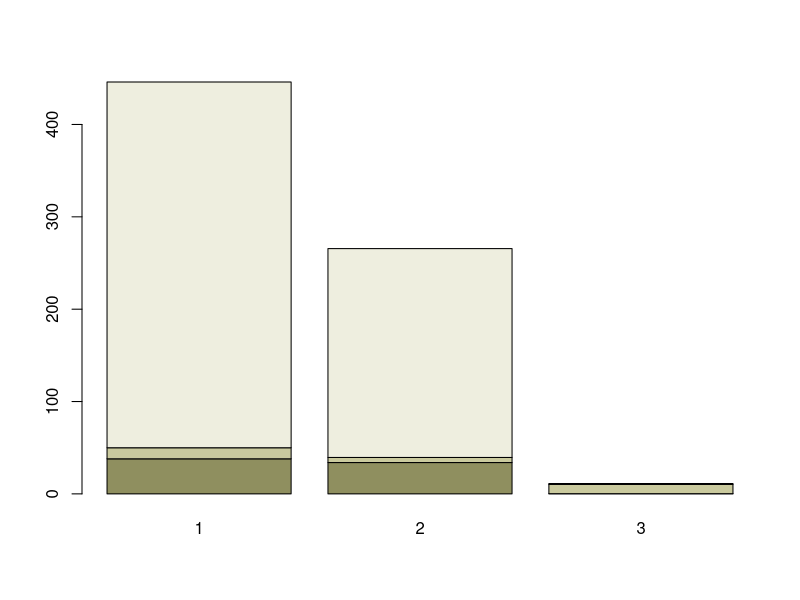
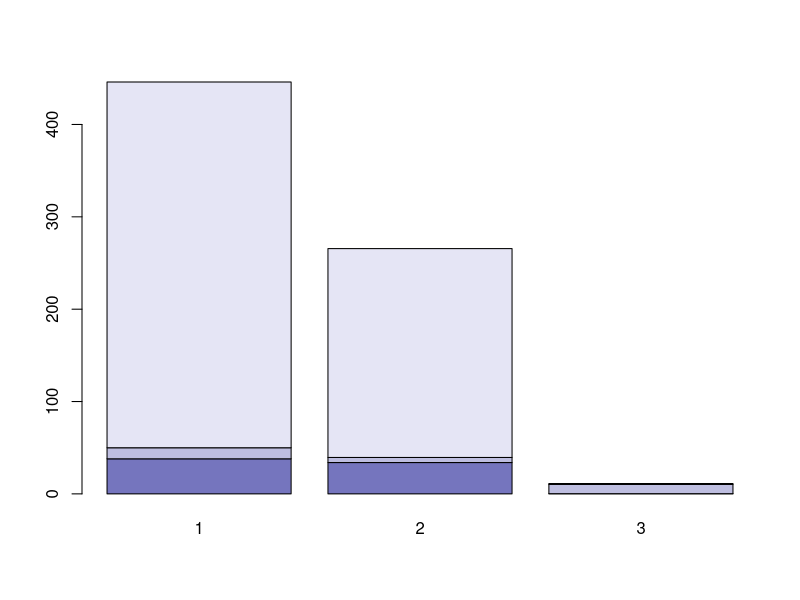
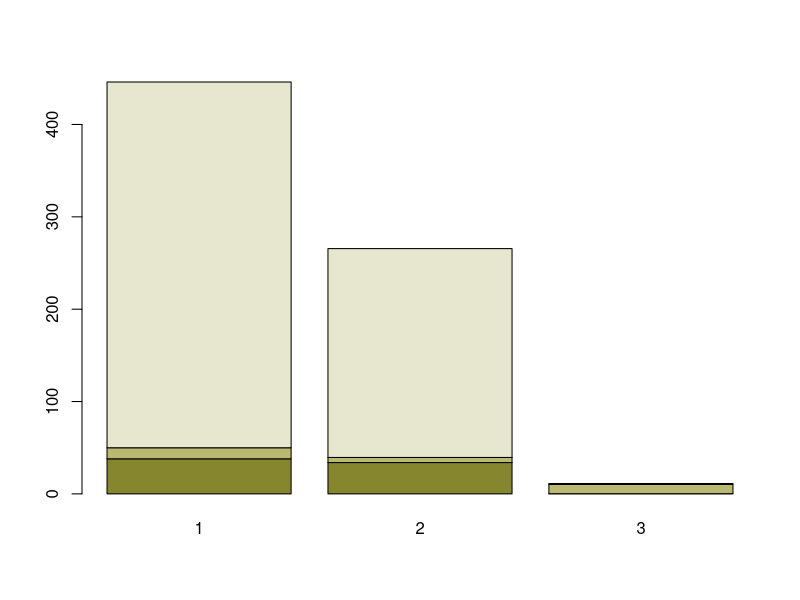
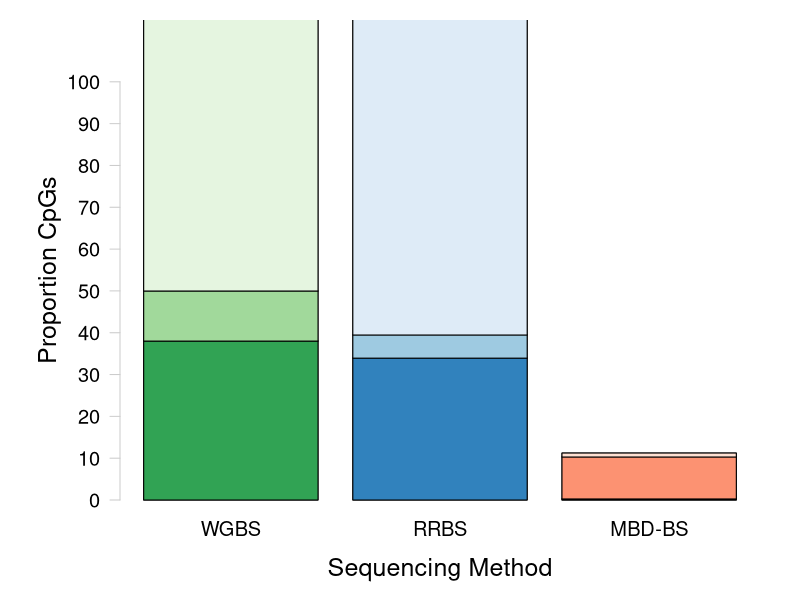
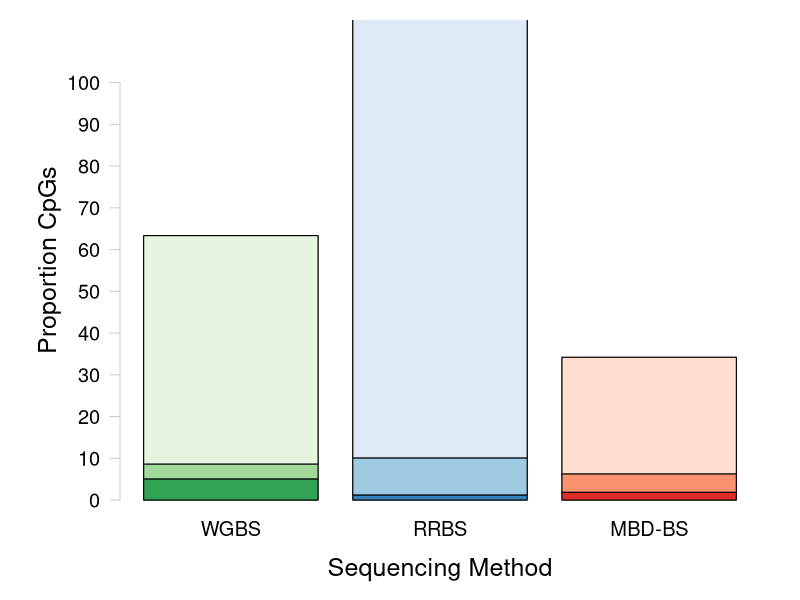

Reproduce these figures in R, in order. (Note: this script raises an error after producing the figures.)
## ---- chunk 1
knitr::opts_chunk$set(echo = TRUE)
## ---- chunk 2
#install.packages("RColorBrewer")
require(RColorBrewer) #Load RColorBrewer

#install.packages("dichromat")
require(dichromat)
## ---- chunk 3
sessionInfo()
## ---- chunk 4
McapAll <- read.table("../analyses/Characterizing-CpG-Methylation-5x-Union/Mcap/Mcap_union_5x-averages-counts.txt", header = FALSE, col.names = c("totalLines", "filename")) #Import file using space as a delimiter. Columns are the number of lines and the filename
McapAll <- McapAll[-4,] #Remove last row (total lines for all files)
tail(McapAll) #Confirm import
## ---- chunk 5
McapMeth <- read.table("../analyses/Characterizing-CpG-Methylation-5x-Union/Mcap/Mcap_union_5x-Meth-counts.txt", header = FALSE, col.names = c("Meth", "filename")) #Import file using space as a delimiter. Columns are the number of lines and the filename
McapMeth <- McapMeth[-4,] #Remove last row (total lines for all files)
tail(McapMeth) #Confirm import
## ---- chunk 6
McapSparseMeth <- read.table("../analyses/Characterizing-CpG-Methylation-5x-Union/Mcap/Mcap_union_5x-sparseMeth-counts.txt", header = FALSE, col.names = c("sparseMeth", "filename")) #Import file using space as a delimiter. Columns are the number of lines and the filename
McapSparseMeth <- McapSparseMeth[-4,] #Remove last row (total lines for all files)
tail(McapSparseMeth) #Confirm import
## ---- chunk 7
McapUnMeth <- read.table("../analyses/Characterizing-CpG-Methylation-5x-Union/Mcap/Mcap_union_5x-unMeth-counts.txt", header = FALSE, col.names = c("unMeth", "filename")) #Import file using space as a delimiter. Columns are the number of lines and the filename
McapUnMeth <- McapUnMeth[-4,] #Remove last row (total lines for all files)
tail(McapUnMeth) #Confirm import
## ---- chunk 8
McapCpGType <- cbind(McapAll, McapMeth, McapSparseMeth, McapUnMeth) #Mash tables together by column
McapCpGType <- McapCpGType[,-c(2,4,6,8)] #Remove filename columns
tail(McapCpGType) #Confirm table mashing
## ---- chunk 9
McapCpGType$percentMeth <- (McapCpGType$Meth / McapCpGType$totalLines) * 100 #Calculate percent methylated loci
McapCpGType$percentSparseMeth <- (McapCpGType$sparseMeth / McapCpGType$totalLines) * 100 #Calculate percent sparsely methylated loci
McapCpGType$percentUnMeth <- (McapCpGType$unMeth / McapCpGType$totalLines) * 100 #Calculate percent unmethylated loci
McapCpGType <- McapCpGType[,c(1, 2, 5, 3, 6, 4, 7)] #Reorganize columns
tail(McapCpGType) #Confirm calculations
## ---- chunk 10
write.table(McapCpGType, "../analyses/Characterizing-CpG-Methylation-5x-Union/Mcap/Mcap_union-CpG-Type.txt", sep = "\t", quote = FALSE, row.names = TRUE) #Save summary table
## ---- chunk 11
McapCpGTypePercents <- McapCpGType[,c(3,5,7)] #Keep only percent information
head(McapCpGTypePercents) #Confirm changes
## ---- chunk 12
McapCpGTypeWGRR <- chisq.test(data.frame(t(McapCpGType[c(1, 2),]))) #WGBS vs. RRBS
McapCpGTypeWGRR #The distribution of CpGs is not sginificantly different between WGBS and RRBS
## ---- chunk 13
McapCpGTypeWGMB <- chisq.test(data.frame(t(McapCpGType[c(1, 3),]))) #WGBS vs. MBD-BSSeq
McapCpGTypeWGMB #The distribution of CpGs is sginificantly different between WGBS and MBD-BSSeq
## ---- chunk 14
McapCpGTypeRRMB <- chisq.test(data.frame(t(McapCpGType[c(2, 3),]))) #RRBS vs. MBD-BSSeq
McapCpGTypeRRMB #The distribution of CpGs is not significantly different between RRBS vs. MBD-BSSeq
## ---- chunk 15
plotColors <- c(rev(RColorBrewer::brewer.pal(3, "Greens")), 
                rev(RColorBrewer::brewer.pal(3, "Blues")), 
                rev(RColorBrewer::brewer.pal(3, "Reds"))) #Create vector of WGBS, RRBS, and MBD colors
barplot(t(McapCpGTypePercents), col = dichromat(c(rev(RColorBrewer::brewer.pal(3, "Greens"))))) #Check greens
barplot(t(McapCpGTypePercents), col = dichromat(c(rev(RColorBrewer::brewer.pal(3, "Blues"))))) #Check blues
barplot(t(McapCpGTypePercents), col = dichromat(c(rev(RColorBrewer::brewer.pal(3, "Reds"))))) #Check reds
## ---- chunk 16
#pdf("../Output/Mcap_union-CpG-Type.pdf", height = 8.5, width = 11)
par(mar = c(3,5,1,1), oma = c(2, 1, 1, 1)) #Change figure boundaries

barplot(t(McapCpGTypePercents), 
        col= "white", 
        axes = FALSE, 
        names.arg = c("WGBS", "RRBS", "MBD-BS"), cex.names = 1.2,
        ylim = c(0, 110)) #Create base plot. Everything should be white. Do not plot axes. Include sequencing type as labels and set size. Set y-axis specs. 

for (i in 1:ncol(t(McapCpGTypePercents))){
    xx <- t(McapCpGTypePercents)
    xx[,-i] <- NA
    colnames(xx)[-i] <- NA
    barplot(xx, col = c(plotColors[(3*i)-2], plotColors[(3*i)-1], plotColors[(3*i)]), add = TRUE, axes = FALSE, names.arg = c("", "", "")) 
} #Make each bar in the stacked barplot a different color gradient. Create a new dataframe with data for the plot and ignore all additional columns and column names. Plot the single bar with the correct color from plotColors. Do not add axes and add blank names for each column.

axis(side = 2, at = seq(0, 100, by = 10), las = 2, col = "grey80", cex.axis = 1.2) #Add y-axis
mtext(side = 2, "Proportion CpGs", line = 3, cex = 1.5) #Add y-axis label
mtext(side = 1, "Sequencing Method", line = 3, cex = 1.5) #Add x-axis label

#segments(x0 = 1, y0 = 106, x1 = 3, y1 = 106, lwd = 1.5) #Add line connecting WGBS and MBD-BSSeq
#segments(x0 = 1, y0 = 106, x1 = 1, y1 = 103, lwd = 1.5) #Add left segment from connecting line to WGBS
#segments(x0 = 3, y0 = 106, x1 = 3, y1 = 103, lwd = 1.5) #Add right segment from connecting line to MBD
#text("p = 0.019", x = 2, y = 108, cex = 1.2) #Add p-value

#dev.off() #Turn off plotting device
## ---- chunk 17
PactAll <- read.table("../analyses/Characterizing-CpG-Methylation-5x-Union/Pact/Pact_union_5x-averages-counts.txt", header = FALSE, col.names = c("totalLines", "filename")) #Import file using space as a delimiter. Columns are the number of lines and the filename
PactAll <- PactAll[-4,] #Remove last row (total lines for all files)
tail(PactAll) #Confirm import
## ---- chunk 18
PactMeth <- read.table("../analyses/Characterizing-CpG-Methylation-5x-Union/Pact/Pact_union_5x-Meth-counts.txt", header = FALSE, col.names = c("Meth", "filename")) #Import file using space as a delimiter. Columns are the number of lines and the filename
PactMeth <- PactMeth[-4,] #Remove last row (total lines for all files)
tail(PactMeth) #Confirm import
## ---- chunk 19
PactSparseMeth <- read.table("../analyses/Characterizing-CpG-Methylation-5x-Union/Pact/Pact_union_5x-sparseMeth-counts.txt", header = FALSE, col.names = c("sparseMeth", "filename")) #Import file using space as a delimiter. Columns are the number of lines and the filename
PactSparseMeth <- PactSparseMeth[-4,] #Remove last row (total lines for all files)
tail(PactSparseMeth) #Confirm import
## ---- chunk 20
PactUnMeth <- read.table("../analyses/Characterizing-CpG-Methylation-5x-Union/Pact/Pact_union_5x-unMeth-counts.txt", header = FALSE, col.names = c("unMeth", "filename")) #Import file using space as a delimiter. Columns are the number of lines and the filename
PactUnMeth <- PactUnMeth[-4,] #Remove last row (total lines for all files)
tail(PactUnMeth) #Confirm import
## ---- chunk 21
PactCpGType <- cbind(PactAll, PactMeth, PactSparseMeth, PactUnMeth) #Mash tables together by column
PactCpGType <- PactCpGType[,-c(2,4,6,8)] #Remove filename columns
tail(PactCpGType) #Confirm table mashing
## ---- chunk 22
PactCpGType$percentMeth <- (PactCpGType$Meth / PactCpGType$totalLines) * 100 #Calculate percent methylated loci
PactCpGType$percentSparseMeth <- (PactCpGType$sparseMeth / PactCpGType$totalLines) * 100 #Calculate percent sparsely methylated loci
PactCpGType$percentUnMeth <- (PactCpGType$unMeth / PactCpGType$totalLines) * 100 #Calculate percent unmethylated loci
PactCpGType <- PactCpGType[,c(1, 2, 5, 3, 6, 4, 7)] #Reorganize columns
tail(PactCpGType) #Confirm calculations
## ---- chunk 23
write.table(PactCpGType, "../analyses/Characterizing-CpG-Methylation-5x-Union/Pact/Pact_union_5x-CpG-Type.txt", sep = "\t", quote = FALSE, row.names = TRUE) #Save summary table
## ---- chunk 24
PactCpGTypePercents <- PactCpGType[,c(3,5,7)] #Keep only percent information
head(PactCpGTypePercents) #Confirm changes
## ---- chunk 25
PactCpGTypeWGRR <- chisq.test(data.frame(t(PactCpGType[c(1, 2),]))) #WGBS vs. RRBS
PactCpGTypeWGRR #The distribution of CpGs is not sginificantly different between WGBS and RRBS
## ---- chunk 26
PactCpGTypeWGMB <- chisq.test(data.frame(t(PactCpGType[c(1, 3),]))) #WGBS vs. MBD-BSSeq
PactCpGTypeWGMB #The distribution of CpGs is sginificantly different between WGBS and MBD-BSSeq
## ---- chunk 27
PactCpGTypeRRMB <- chisq.test(data.frame(t(PactCpGType[c(2, 3),]))) #RRBS vs. MBD-BSSeq
PactCpGTypeRRMB #The distribution of CpGs is sginificantly different between RRBS vs. MBD-BSSeq
## ---- chunk 28
#pdf("../Output/Pact-CpG-Type.pdf", height = 8.5, width = 11)
par(mar = c(3,5,0,1), oma = c(2, 1, 1, 1)) #Change figure boundaries

barplot(t(PactCpGTypePercents), 
        col= "white", 
        axes = FALSE, 
        names.arg = c("WGBS", "RRBS", "MBD-BS"), cex.names = 1.2,
        ylim = c(0, 115)) #Create base plot. Everything should be white. Do not plot axes. Include sequencing type as labels and set size. Set y-axis specs. 

for (i in 1:ncol(t(PactCpGTypePercents))){
    xx <- t(PactCpGTypePercents)
    xx[,-i] <- NA
    colnames(xx)[-i] <- NA
    barplot(xx, col = c(plotColors[(3*i)-2], plotColors[(3*i)-1], plotColors[(3*i)]), add = TRUE, axes = FALSE, names.arg = c("", "", "")) 
} #Make each bar in the stacked barplot a different color gradient. Create a new dataframe with data for the plot and ignore all additional columns and column names. Plot the single bar with the correct color from plotColors. Do not add axes and add blank names for each column.

axis(side = 2, at = seq(0, 100, by = 10), las = 2, col = "grey80", cex.axis = 1.2) #Add y-axis
mtext(side = 2, "Proportion CpGs", line = 3, cex = 1.5) #Add y-axis label
mtext(side = 1, "Sequencing Method", line = 3, cex = 1.5) #Add x-axis label

#egments(x0 = 2, y0 = 106, x1 = 3, y1 = 106, lwd = 1.5) #Add line connecting RRBS and MBD-BSSeq
#segments(x0 = 2, y0 = 106, x1 = 2, y1 = 103, lwd = 1.5) #Add left segment from connecting line to RRBS
#segments(x0 = 3, y0 = 106, x1 = 3, y1 = 103, lwd = 1.5) #Add right segment from connecting line to MBD-BSSeq
#text("p = 0.016", x = 2.5, y = 108, cex = 1.2) #Add p-value

#segments(x0 = 1, y0 = 111, x1 = 3, y1 = 111, lwd = 1.5) #Add line connecting WGBS and MBD-BSSeq
#segments(x0 = 1, y0 = 111, x1 = 1, y1 = 108, lwd = 1.5) #Add left segment from connecting line to WGBS
#segments(x0 = 3, y0 = 111, x1 = 3, y1 = 108, lwd = 1.5) #Add right segment from connecting line to MBD-BSSeq
#text("p = 0.006", x = 2, y = 113, cex = 1.2) #Add p-value

#dev.off() #Turn off plotting device
## ---- chunk 29
WGBSCpGType <- chisq.test(cbind(t(McapCpGType)[,1], t(PactCpGType)[,1]))
WGBSCpGType #The distribution of CpGs for WGBS is not significantly different between species
## ---- chunk 30
RRBSCpGType <- chisq.test(cbind(t(McapCpGType)[,2], t(PactCpGType)[,2]))
RRBSCpGType #The distribution of CpGs for RRBS is significantly different between species
## ---- chunk 31
MBDCpGType <- chisq.test(cbind(t(McapCpGType)[,3], t(PactCpGType)[,3]))
MBDCpGType #The distribution of CpGs for MBD-BS is not significantly different between species
## ---- chunk 32
McapGenomeFeatures <- read.table("../analyses/Characterizing-CpG-Methylation-5x/Mcap/Mcap-CGMotif-Overlaps-counts.txt", header = FALSE, col.names = c("counts", "filename")) #Import file with CG motif and feature track overlaps
McapGenomeFeatures <- McapGenomeFeatures[-6,] #Remove final row
tail(McapGenomeFeatures) #Check import
## ---- chunk 33
McapGeneOverlaps <- read.table("../analyses/Characterizing-CpG-Methylation-5x-Union/Mcap/Mcap_union_5x-mcGenes-counts.txt", header = FALSE, col.names = c("counts", "filename")) #Import file with all file-gene overlaps
McapGeneOverlaps <- McapGeneOverlaps[-13,] #Remove final row
tail(McapGeneOverlaps) #Confirm import
## ---- chunk 34
McapCDSOverlaps <- read.table("../analyses/Characterizing-CpG-Methylation-5x-Union/Mcap/Mcap_union_5x-mcCDS-counts.txt", header = FALSE, col.names = c("counts", "filename")) #Import file with all file-CDS overlaps
McapCDSOverlaps <- McapCDSOverlaps[-13,] #Remove final row
tail(McapCDSOverlaps) #Confirm import
## ---- chunk 35
McapIntronsOverlaps <- read.table("../analyses/Characterizing-CpG-Methylation-5x-Union/Mcap/Mcap_union_5x-mcIntrons-counts.txt", header = FALSE, col.names = c("counts", "filename")) #Import file with all file-Introns overlaps
McapIntronsOverlaps <- McapIntronsOverlaps[-13,] #Remove final row
tail(McapIntronsOverlaps) #Confirm import
## ---- chunk 36
McapFlanksOverlaps <- read.table("../analyses/Characterizing-CpG-Methylation-5x-Union/Mcap/Mcap_union_5x-mcFlanks-counts.txt", header = FALSE, col.names = c("counts", "filename")) #Import file with all file-Introns overlaps
McapFlanksOverlaps <- McapFlanksOverlaps[-13,] #Remove final row
tail(McapFlanksOverlaps) #Confirm import
## ---- chunk 37
McapIntergenicOverlaps <- read.table("../analyses/Characterizing-CpG-Methylation-5x-Union/Mcap/Mcap_union_5x-mcIntergenic-counts.txt", header = FALSE, col.names = c("counts", "filename")) #Import file with all file-Intergenic overlaps
McapIntergenicOverlaps <- McapIntergenicOverlaps[-13,] #Remove final row
tail(McapIntergenicOverlaps) #Confirm import
## ---- chunk 38
McapFeatureOverlaps <- data.frame("allCpGs" = rep(0, times = 5),
                                  "MBDBSMeth" = rep(0, times = 5),
                                  "MBDBSsparseMeth" = rep(0, times = 5),
                                  "MBDBSunMeth" = rep(0, times = 5),
                                  "MBDBS" = rep(0, times = 5),
                                  "RRBSMeth" = rep(0, times = 5),
                                  "RRBSsparseMeth" = rep(0, times = 5),
                                  "RRBSunMeth" = rep(0, times = 5),
                                  "RRBS" = rep(0, times = 5),
                                  "WGBSMeth" = rep(0, times = 5),
                                  "WGBSsparseMeth" = rep(0, times = 5),
                                  "WGBSunMeth" = rep(0, times = 5),                                  
                                  "WGBS" = rep(0, times = 5)) #Create blank dataframe with information for various CpG categories and methylation status. Match columns to the order of columns in the overlap count files
row.names(McapFeatureOverlaps) <- c("Genes", "CDS", "Introns", "Flanks", "Intergenic") #Assign row names
head(McapFeatureOverlaps) #Confirm changes
## ---- chunk 39
McapFeatureOverlaps$allCpGs <- c(McapGenomeFeatures$counts[3],
                                 McapGenomeFeatures$counts[1],
                                 McapGenomeFeatures$counts[5],
                                 McapGenomeFeatures$counts[2],
                                 McapGenomeFeatures$counts[4]) #Assign information for CG motif overlaps with genome features. Use 0 for totalLines
head(McapFeatureOverlaps) #Confirm modification
## ---- chunk 40
for (i in 1:length(McapGeneOverlaps$counts)) {
  McapFeatureOverlaps[1,i+1] <- McapGeneOverlaps[i,1]
  McapFeatureOverlaps[2,i+1] <- McapCDSOverlaps[i,1]
  McapFeatureOverlaps[3,i+1] <- McapIntronsOverlaps[i,1]
  McapFeatureOverlaps[4,i+1] <- McapFlanksOverlaps[i,1]
  McapFeatureOverlaps[5,i+1] <- McapIntergenicOverlaps[i,1]
} #For each table with feature overlap information, paste the contents of the count column in the assigned row
head(McapFeatureOverlaps) #Check summary table
## ---- chunk 41
write.table(McapFeatureOverlaps, "../analyses/Characterizing-CpG-Methylation-5x-Union/Mcap/Mcap_union-Genomic-Location-Counts.txt", sep = "\t", quote = FALSE, row.names = TRUE) #Save file
## ---- chunk 42
McapFeatureOverlapsPercents <- McapFeatureOverlaps[-1,] #Duplicate dataframe but remove gene row
for (i in 1:length(McapFeatureOverlaps)) {
  McapFeatureOverlapsPercents[,i] <- (McapFeatureOverlapsPercents[,i] / (sum(McapFeatureOverlapsPercents[,i]))) * 100
} #Divide every entry by sum of the column and multiply by 100 to get percentages. Do not include gene information
head(McapFeatureOverlapsPercents) #Check calculations
## ---- chunk 43
write.table(McapFeatureOverlapsPercents, "../analyses/Characterizing-CpG-Methylation-5x-Union/Mcap/Mcap_union-Genomic-Location-Percents.txt", sep = "\t", quote = FALSE, row.names = TRUE) #Save file
## ---- chunk 44
McapFeatureAllWG <- aov(McapFeatureOverlaps[,c(1,13)]) #All CpGs vs. WGBS
McapFeatureAllWG #The distribution of CpGs in genome features is not significantly different between all CpGs and WGBS
## ---- chunk 45
McapFeatureAllRR <- chisq.test(McapFeatureOverlaps[,c(1,9)]) #All CpGs vs. RRBS
McapFeatureAllRR #The distribution of CpGs in genome features is not significantly different between all CpGs and RRBS
## ---- chunk 46
McapFeatureAllMB <- chisq.test(McapFeatureOverlaps[,c(1,5)]) #All CpGs vs. MBDBS
McapFeatureAllMB #The distribution of CpGs in genome features is not significantly different between all CpGs and WGBS
## ---- chunk 47
McapFeatureWGRR <- chisq.test(McapFeatureOverlaps[,c(13, 9)]) #WGBS vs. RRBS
McapFeatureWGRR #The distribution of CpGs is not sginificantly different between WGBS and RRBS
## ---- chunk 48
McapFeatureWGMB <- chisq.test(McapFeatureOverlaps[,c(13, 5),]) #WGBS vs. MBD-BSSeq
McapFeatureWGMB #The distribution of CpGs is sginificantly different between WGBS and MBD-BSSeq
## ---- chunk 49
McapFeatureRRMB <- chisq.test(McapFeatureOverlaps[,c(9, 5)]) #RRBS vs. MBD-BSSeq
McapFeatureRRMB #The distribution of CpGs is not significantly different between RRBS vs. MBD-BSSeq
## ---- chunk 50
barplot(t(t(McapFeatureOverlapsPercents[,c(1,13,9,5)])))
